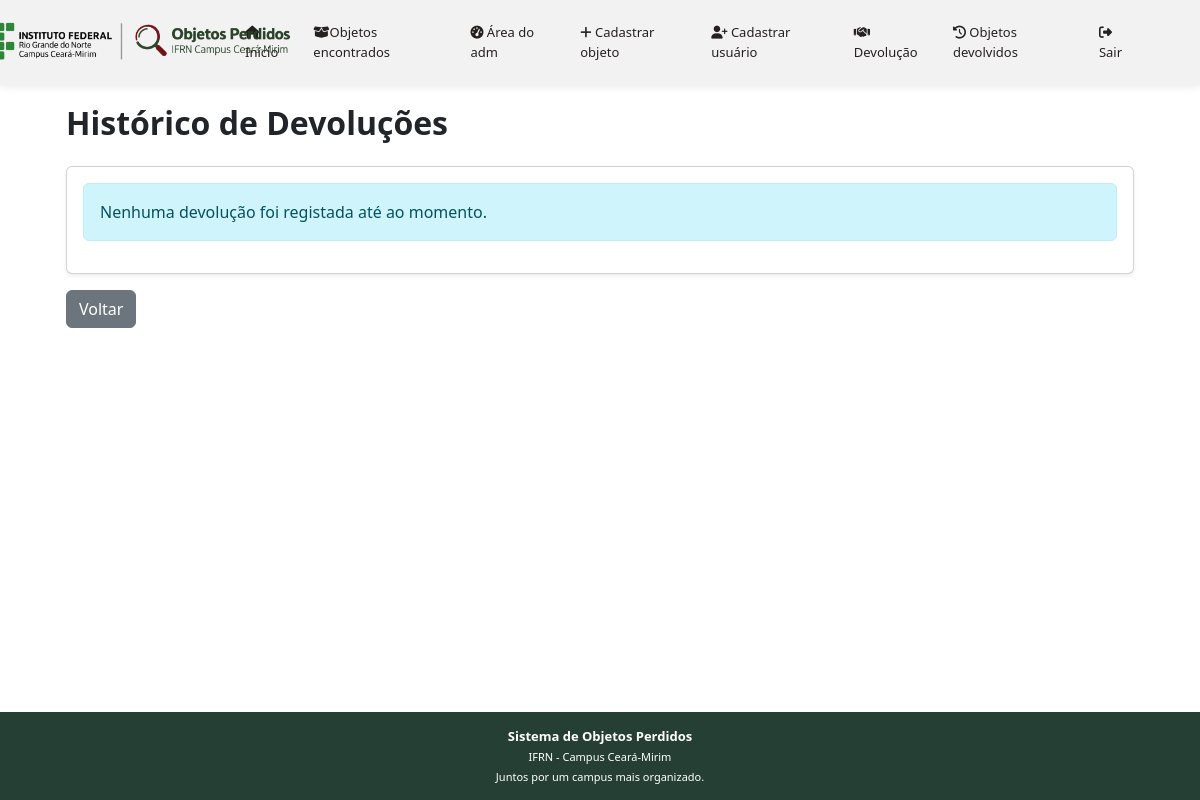
The page /admin/devolucoes (signed in) on the database as committed earlier.
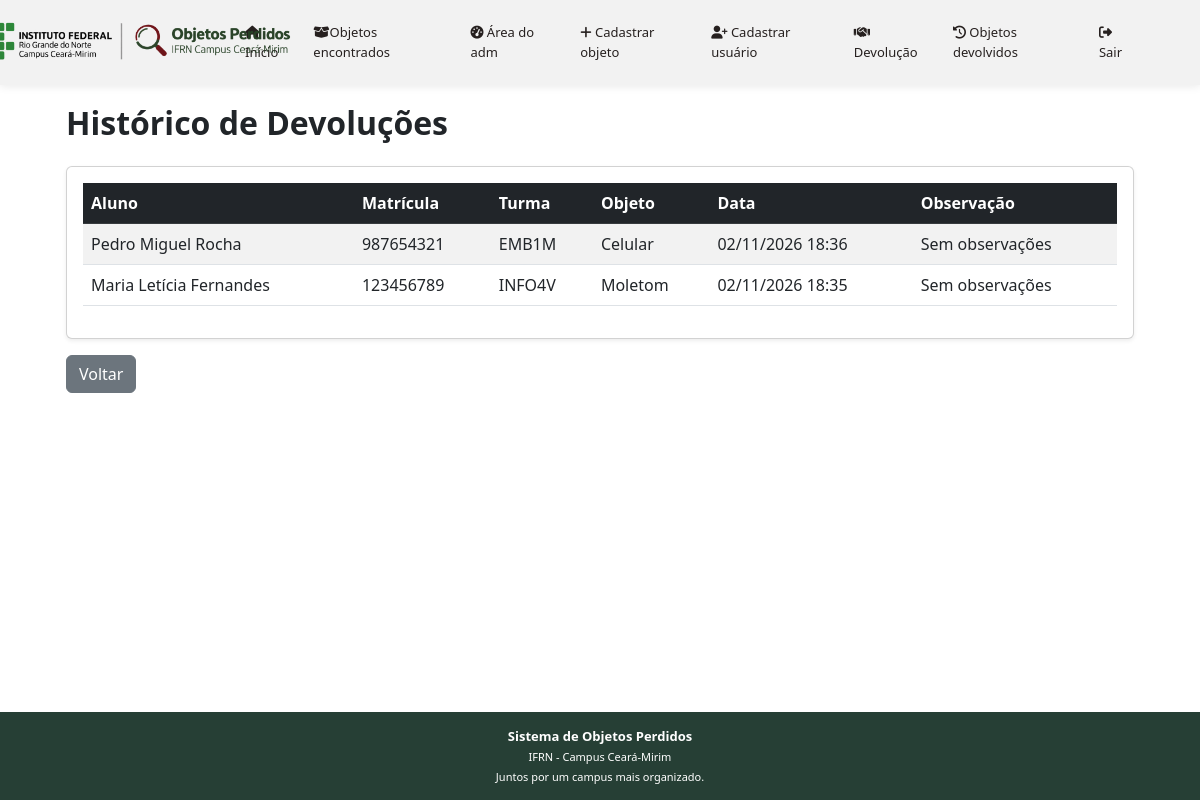
The same page on the database as committed later.
### app/models/devolucao.py (models this page shows, shortened)
class Devolucao(db.Model):
    __tablename__ = 'devolucoes'
    id = db.Column(db.Integer, primary_key=True)
    data_devolucao = db.Column(
        db.DateTime,
        default=datetime.utcnow,
        nullable=False
    )
    objeto_id = db.Column(
        db.Integer,
        db.ForeignKey('objeto.id'),
        nullable=False,
        unique=True
    )
    nome_objeto = db.Column(
        db.String(100),
        nullable=False
    )
    objeto = db.relationship(
        'Objeto',
        back_populates='devolucao'
    )
    nome_aluno = db.Column(
        db.String(100),
        nullable=False
    )
    matricula_aluno = db.Column(
        db.String(20),
        nullable=False
    )
    turma_aluno = db.Column(
        db.String(50),
        nullable=False
    )
    observacao = db.Column(
        db.Text,
        nullable=True
    )

### app/routes.py (the view)
@app.route('/admin/devolucoes')
@login_required
def historico_devolucoes():
    devolucoes = listar_devolucoes()
    return render_template(
        'objeto_devolvidos.html',
        devolucoes=devolucoes
    )

### app/__init__.py (called while the page is built)
@login_manager.user_loader
def load_user(user_id):
    from app.models.usuario import Usuario
    return Usuario.query.get(int(user_id))

### app/services/devolucao_service.py (called while the page is built)
def listar_devolucoes():
    return Devolucao.query.order_by(
        Devolucao.data_devolucao.desc()
    ).all()

### app/templates/objeto_devolvidos.html
{% extends "base.html" %}
{% block content %}
<div class="container py-4">
    <h2 class="fw-bold mb-4">Histórico de Devoluções</h2>
    <div class="card shadow-sm">
        <div class="card-body">
            {% if devolucoes %}
            <div class="table-responsive">
                <table class="table table-hover table-striped align-middle">
                    <thead class="table-dark">
                        <tr>
                            <th>Aluno</th>
                            <th>Matrícula</th>
                            <th>Turma</th>
                            <th>Objeto</th>
                            <th>Data</th>
                            <th>Observação</th>
                        </tr>
                    </thead>
                    <tbody>
                        {% for devolucao in devolucoes %}
                        <tr>
                            <td>{{ devolucao.nome_aluno }}</td>
                            <td>{{ devolucao.matricula_aluno }}</td>
                            <td>{{ devolucao.turma_aluno }}</td>
                            <td>{{ devolucao.nome_objeto }}</td>
                            <td>
                                {{ devolucao.data_devolucao.strftime('%d/%m/%Y %H:%M') }}
                            </td>
                            <td>
                                {{ devolucao.observacao or 'Sem observações' }}
                            </td>
                        </tr>
                        {% endfor %}
                    </tbody>
                </table>
            </div>
            {% else %}
            <div class="alert alert-info">
                Nenhuma devolução foi registada até ao momento.
            </div>
            {% endif %}
        </div>
    </div>
    <a href="{{ url_for('index') }}"
       class="btn btn-secondary mt-3">
        Voltar
    </a>
</div>
{% endblock %}

### app/templates/base.html (shortened to what this page needs)
<!DOCTYPE html>
<html lang="pt-br">
<head>
    <link rel="stylesheet" href="https://cdnjs.cloudflare.com/ajax/libs/font-awesome/6.5.2/css/all.min.css">
    <link href="{{ url_for('static', filename='css/styles.css') }}" rel="stylesheet" />
    <link href="{{ url_for('static', filename='css/style.css') }}" rel="stylesheet" />
</head>
<body id="page-top">
    <nav class="navbar navbar-expand-lg navbar-light fixed-top" id="mainNav">
        <div class="container px-4">
            <a class="navbar-brand" href="{{ url_for('index') }}">
                <img
                    src="{{ url_for('static', filename='img/banner-institucional.png') }}"
                    alt="Sistema de Objetos Perdidos IFRN"
                    class="logo-navbar"
                >
            </a>
            <div class="collapse navbar-collapse" id="navbarResponsive">
                <ul class="navbar-nav ms-auto">
                    <li class="nav-item">
                        <a class="nav-link" href="{{ url_for('index') }}">
                        </a>
                    </li>
                    <li class="nav-item">
                        <a class="nav-link" href="{{ url_for('listar_objetos_cadastrados') }}">
                            <i class="fa-solid fa-box-open"></i>Objetos encontrados
                        </a>
                    </li>
                    {% if current_user.is_authenticated %}
                        <li class="nav-item">
                            <a class="nav-link" href="{{ url_for('dashboard') }}">
                                <i class="fa-solid fa-gauge-high"></i> Área do adm
                            </a>
                        </li>
                        <li class="nav-item">
                            <a class="nav-link" href="{{ url_for('cadastrar_novo_objeto') }}">
                                <i class="fa-solid fa-plus"></i> Cadastrar objeto
                            </a>
                        </li>
                        <li class="nav-item">
                            <a class="nav-link" href="{{ url_for('cadastro') }}">
                                 <i class="fa-solid fa-user-plus"></i> Cadastrar usuário
                            </a>
                        </li>
                        <li class="nav-item">
                            <a class="nav-link" href="{{ url_for('devolucao') }}">
                                <i class="fa-solid fa-handshake"></i> Devolução
                            </a>
                        </li>
                        <li class="nav-item">
                            <a class="nav-link" href="{{ url_for('historico_devolucoes') }}">
                                 <i class="fa-solid fa-clock-rotate-left"></i>  Objetos devolvidos
                            </a>
                        </li>
                        <li class="nav-item">
                            <a class="nav-link" href="{{ url_for('logout') }}">
                                <i class="fa-solid fa-right-from-bracket"></i> Sair
                            </a>
                        </li>
                    {% else %}
                        <li class="nav-item">
                            <a class="nav-link" href="{{ url_for('login') }}">
                                <i class="fa-solid fa-user"></i> Login
                            </a>
                        </li>
                    {% endif %}
                </ul>
            </div>
        </div>
    </nav>
    <main class="conteudo-principal">
        <div class="container px-4">
            {% block content %}
            {% endblock %}
        </div>
    </main>
    <footer class="rodape">
        <p class="frase-rodape">
            Sistema de Objetos Perdidos
        </p>
        <p>
            IFRN - Campus Ceará-Mirim
        </p>
        <p> Juntos por um campus mais organizado.</p>
    </footer>
</body>
</html>

### app/static/css/style.css (style rules this page uses)
:root { --cor-vermelha: #BF212E; --cor-verde: #2B8C3A; --cor-verde-claro: #71A668; --cor-texto: #26201F; --cor-fundo: #F2F2F2; }
#mainNav { background-color: #F2F2F2; box-shadow: 0 2px 8px rgba(0, 0, 0, 0.08); padding: 10px 0; }
.logo-navbar { height: 55px; width: auto; object-fit: contain; max-width: none; object-fit: contain; transform: scale(1.9); }
#mainNav .nav-link { color: #26201F; font-size: 13px; font-weight: 500; padding: 8px 10px; transition: color 0.3s ease; }
html, body { overflow-x: hidden; }
html, body { min-height: 100%; margin: 0; }
body { display: flex; flex-direction: column; min-height: 100vh; }
.conteudo-principal { flex: 1; padding-top: 80px; }
.rodape { width: 100%; flex-shrink: 0; background-color: #263F35; color: #FFFFFF; padding: 12px 15px; margin: 0; text-align: center; box-sizing: border-box; }
.rodape p { margin: 3px 0; font-size: 11px; }
.rodape .frase-rodape { font-size: 13px; font-weight: 600; }

Rows that differ between the two databases and show on the page:
added Devolucao: nome_aluno "Pedro Miguel Rocha", matricula_aluno "987654321", turma_aluno "EMB1M", nome_objeto "Celular", data_devolucao "02/11/2026 18:36", observacao "Sem observações"
added Devolucao: nome_aluno "Maria Letícia Fernandes", matricula_aluno "123456789", turma_aluno "INFO4V", nome_objeto "Moletom", data_devolucao "02/11/2026 18:35", observacao "Sem observações"
Other text that changed with them:
text no longer shown: "Nenhuma devolução foi registada até ao momento."
text now shown: "Aluno Matrícula Turma Objeto Data Observação"
